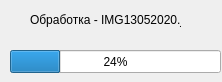
<?xml version="1.0" encoding="UTF-8"?>
<ui version="4.0">
 <class>Form</class>
 <widget class="QWidget" name="Form">
  <property name="geometry">
   <rect>
    <x>0</x>
    <y>0</y>
    <width>222</width>
    <height>82</height>
   </rect>
  </property>
  <property name="windowTitle">
   <string>Form</string>
  </property>
  <widget class="QProgressBar" name="progressBar">
   <property name="geometry">
    <rect>
     <x>10</x>
     <y>50</y>
     <width>211</width>
     <height>23</height>
    </rect>
   </property>
   <property name="value">
    <number>24</number>
   </property>
  </widget>
  <widget class="QLabel" name="label">
   <property name="geometry">
    <rect>
     <x>30</x>
     <y>10</y>
     <width>151</width>
     <height>20</height>
    </rect>
   </property>
   <property name="text">
    <string>Обработка - IMG13052020.jpg</string>
   </property>
  </widget>
 </widget>
 <resources/>
 <connections/>
</ui>
